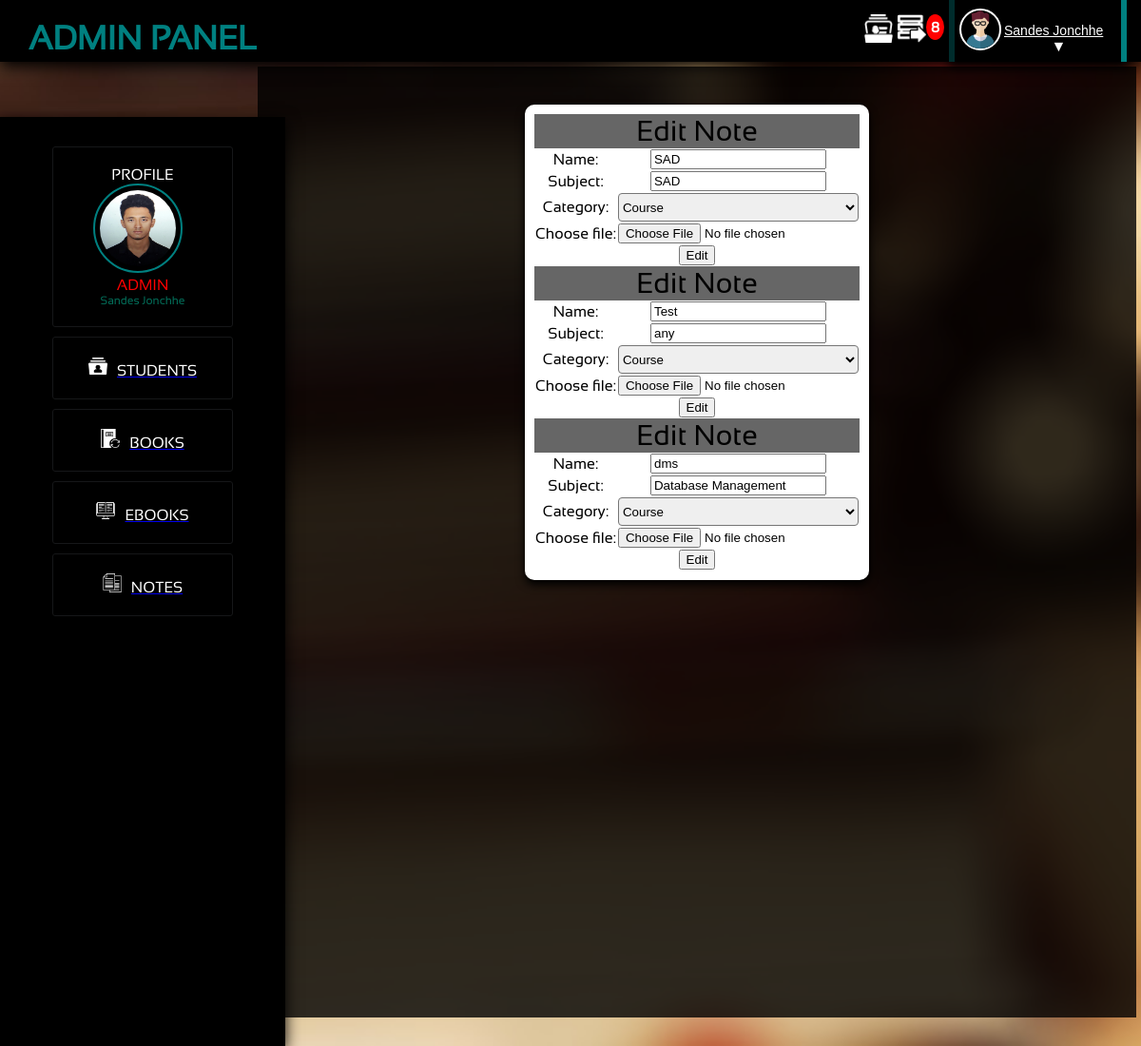
Before: /admin/edit_note.php (signed in) with the older database file.
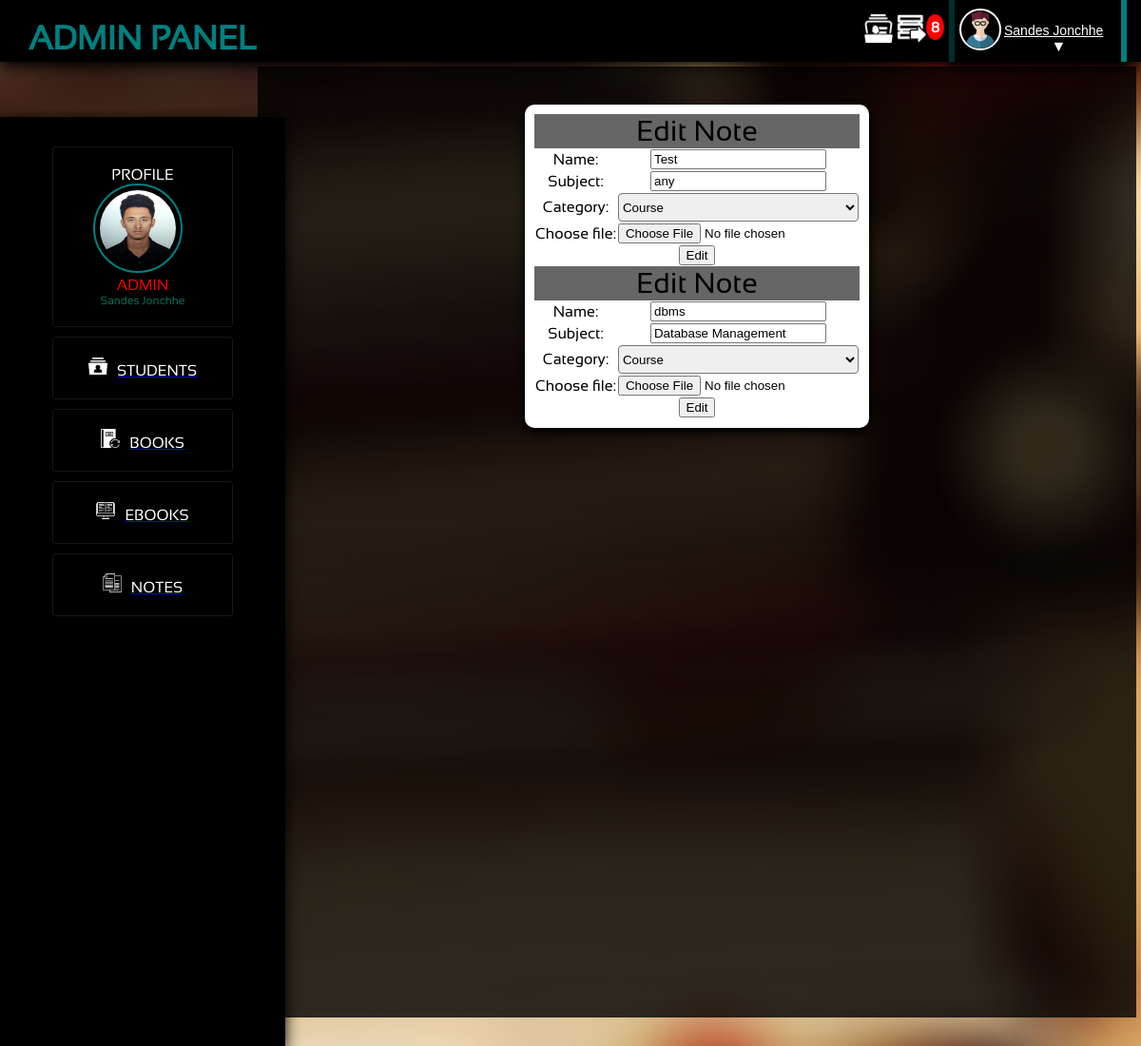
After: the same page with the newer database file.
### tables this page shows
CREATE TABLE `notes` (
  `nid` int(11) NOT NULL,
  `name` varchar(20) NOT NULL,
  `subject` varchar(20) NOT NULL,
  `category` varchar(30) NOT NULL,
  `download` varchar(50) NOT NULL
);

### admin/class/class.ManageNotes.php (called while the page is built, shortened)
<?php
	include_once( '../class.database.php' );
		class ManageNotes{
			public $linker;
			function __construct(){
				$db_connection = new dbConnection();
				$this->linker = $db_connection->connect();
				return $this->linker;
			}
			function listNote($limit,$category=null){
				if(isset($limit,$category))
				{
					$query = $this->linker->query("SELECT * FROM notes WHERE category='$category' ORDER BY nid DESC $limit");
				}else{
					$query = $this->linker->query("SELECT * FROM notes ORDER BY nid DESC $limit");
				}
				$counts = $query->rowCount();
				if($counts >= 1)
				{
					$result = $query->fetchAll();
				}
				else
				{
					$result = $counts;
				}
				return $result;
			}
		}
?>

### class.database.php (called while the page is built, shortened)
<?php
	class dbConnection{
		public $db_name = 'php-librarys';
		public $db_user = 'root';
		public $db_pass = '';
		public $db_host = 'localhost';
		function connect(){
			try{
				$this->db_conn = new PDO("mysql:host=$this->db_host;dbname=$this->db_name",
					$this->db_user,$this->db_pass);
				return $this->db_conn;
			}
			catch(PDOException $e){
				return $e->getMessage();
			}
		}
	}
?>

### admin/manage/manage.notes.php (called while the page is built, shortened)
<?php
  include_once('class/class.ManageNotes.php');
  $init = new ManageNotes();
  if(isset($_GET['nid']))
  {
    $id = $_GET['nid'];
    $list_note = $init->listIdNote($id);
  }else{
    if(isset($_GET['category']))
    {
      $category = $_GET['category'];
      $list_note = $init->listNote($limit,$category);
    }
    else{
        if(isset($_GET['page'])){
          $page = preg_replace("#[^0-9]#","",$_GET['page']);
        }else{
          $page = 1;
        }
        $perPage = 6;
        $limit = "LIMIT ".($page-1)*$perPage.",$perPage";
        $list_note = $init->listNote($limit);
    }
  }

### admin/edit_note.php (the view, shortened to what this page needs)
<?php
  include_once('header.php');
  include_once('manage/manage.notes.php');
?>
<div class="main_content"><center>
<table class="admin_table">
	<form method="post" action="" enctype="multipart/form-data">
		    <?php
		      foreach ($list_note as $key => $values) {
		      	?>
		    <tr class="trans"><td colspan="2" style="font-size:30px; color:black;">Edit Note</td></tr>
		    <tr>
			<tr>
			  <td><label for="Title">Name:</label></td>
				<td><input type="text" name="name" id="name" value="<?php echo $values['name']; ?>" /></td>
			</tr>
			<tr>
			  <td><label for="Title">Subject:</label></td>
				<td><input type="text" name="subject" id="subject" value="<?php echo $values['subject']; ?>" /></td>
			</tr>
			<tr>
			  <td><label for="Title">Category:  </label></td>
				<td><select name="category">
							<option value="<?php echo $values['category']; ?>"><?php echo $values['category']; ?></option>
						</select></td>
		    </tr>
		    <tr>
		      <td>
					Choose file:</td><td> <input type="file" name="file" /></td>
		    </tr>
		    <tr>
		    <td colspan="2">
		      		<input type="submit" name="edit_note" value="Edit"/>
		    </td></tr>
<?php
    }
    ?>
	</form>
</table>
</div>
</body>
</html>

Changed rows visible on the page:
removed notes: name "SAD", subject "SAD", category "Course"
changed notes "Database Management": name "dms" → "dbms"
